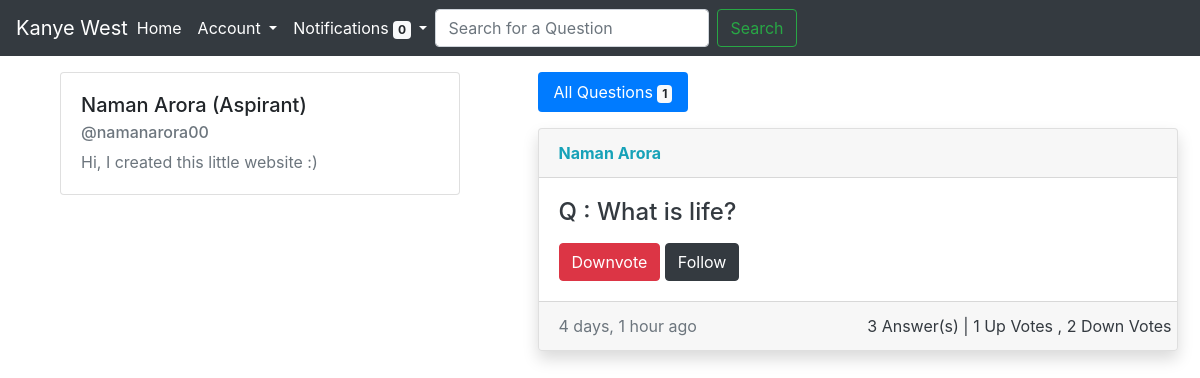
Before: /main_app/user/1/ (signed in) with the older database file.
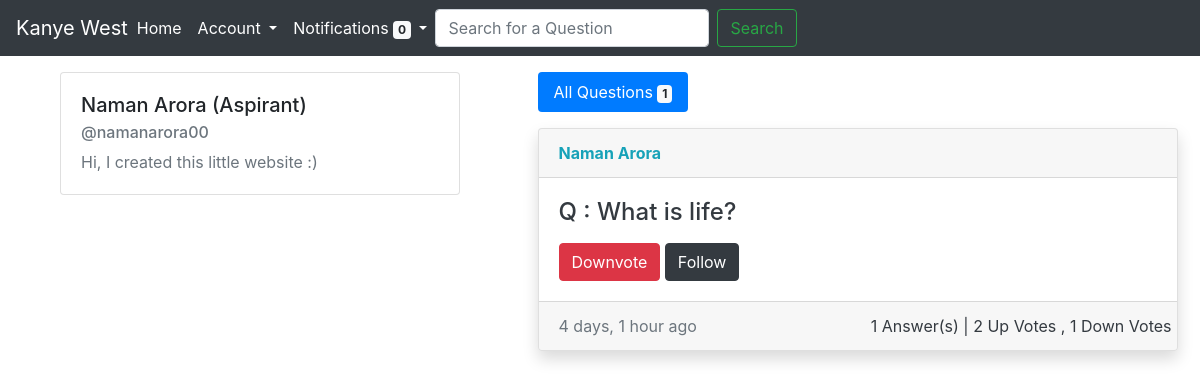
After: the same page with the newer database file.
### main_app/models.py (models this page shows, shortened)
class Question(models.Model):
    question = models.TextField(blank=False,)
    author = models.ForeignKey(Profile, on_delete=models.CASCADE,
                               related_name='questions')
    pub_date = models.DateTimeField(blank = False)
    following = models.ManyToManyField(Profile,related_name = 'following')
    validity = models.IntegerField(default = 0, blank = False)

class Answer(models.Model):
    answer = models.TextField(blank = False)
    question = models.ForeignKey(Question, on_delete = models.CASCADE,
                                 default = None, related_name='answers')
    author = models.ForeignKey(Profile, on_delete = models.CASCADE,
                               related_name = 'answers')
    pub_date = models.DateTimeField(blank=False)

class Vote(models.Model):
    VOTE_TYPES = [('Upvote', 'Upvote'), ('Downvote', 'Downvote')]
    type = models.CharField(max_length = 50, blank = False, choices = VOTE_TYPES)
    question = models.ForeignKey(Question,on_delete = models.CASCADE,
                                 related_name = 'votes')
    user = models.ForeignKey(Profile, models.CASCADE,
                             related_name = 'votes')
    class Meta:
        unique_together = (('question','user', 'type'),)

class Profile(models.Model):
    USER_TYPES =   [('aspirant', 'Aspirant'), ('student', 'Student')]
    user = models.OneToOneField(User, on_delete = models.CASCADE)
    user_type = models.TextField(blank = False, choices = USER_TYPES)
    bio = models.CharField(max_length = 250, blank = True)

### main_app/views.py (the view)
# urls.py: path('user/<int:pk>/', login_required(UserDetailView.as_view())),
class UserDetailView(DetailView):
    model = Profile
    template_name = 'main_app/user_detail.html'

### main_app/templatetags/extras.py (called while the page is built)
@register.filter(name='vote_count')  # decorator
def vote_count(value):
    upvotes, downvotes = 0, 0
    for vote in value.votes.all():
        if vote.type == "Upvote":
            upvotes += 1
        elif vote.type == 'Downvote':
            downvotes += 1
    return "{} Up Votes , {} Down Votes ".format(upvotes, downvotes)

@register.filter(name='check_voted')   #decorator
def check_voted(value, arg):
    flag = 0
    for vote in value.votes.all():
        if vote.user.user == arg:
            flag = vote.type
            break
    return flag

@register.filter(name='opp_vote')
def opp_vote(value, arg):
    profile = Profile.objects.filter(user = arg)[0]
    vote = value.votes.filter(user = profile)[0]
    if vote.type == "Upvote":
        return "Downvote"
    else :
        return "Upvote"

@register.filter(name = 'check_following')
def check_following(value, arg):
    profile = Profile.objects.filter(user = arg)[0]
    flag = 0
    for followers in value.following.all():
        if profile == followers:
            flag = 1
            break
    return flag

### main_app/templates/main_app/user_detail.html (shortened to what this page needs)
{% extends "main_app/main_app_base.html" %}
{% load humanize %}
{% load extras %}
{% block body_block %}
<div class="container">
<div class="row">
<div class="col-sm-5">
   <div class="card" style="width: 25rem;">
      <div class="card-body">
         <h5 class="card-title">{{profile.user.first_name}} {{profile.user.last_name}} ({{profile.user_type | title}})</h5>
         <h6 class="card-subtitle mb-2 text-muted">@{{profile.user.username}}</h6>
         <p class="card-text text-muted">{{profile.bio}}</p>
      </div>
   </div>
</div>
<div class="col-sm-5">
<div class="container container-fluid">
   <ul class="nav nav-pills mb-3" id="myTab" role="tablist">
      <li class="nav-item">
         <a class="nav-link active" id="allquestions-tab" data-toggle="tab" href="#allquestions" role="tab" aria-controls="home" aria-selected="true">All Questions  <span class="badge badge-light">{{profile.questions.all | length}}</span></a>
      </li>
   </ul>
</div>
{% for question in profile.questions.all %}
<div class="container ">
   <div class="shadow bg-white rounded" style="width: 40rem">
      <div class="card" style="width: 40rem;">
         <div class="card-header">
            <a class="text text-info font-weight-bold" data-toggle="collapse" href="#{{question.pk}}" role="button" aria-expanded="false" aria-controls="{{question.pk}}"> {{ question.author.user.first_name }} {{ question.author.user.last_name }}</a>
         </div>
         <div class="card-body">
           <h4 class="card-title">
              <a href="/main_app/question/{{question.id}}">
                 <p class="text-dark">Q : {{ question.question }}</p>
              </a>
           </h4>
           {% if  question|check_voted:user  %}
           {% if question|opp_vote:user == 'Upvote' %}
           <a class="btn btn-success" href="/main_app/question/{{question|opp_vote:user}}/{{question.id}}/">{{question|opp_vote:user}}</a>
           {% else %}
           <a class="btn btn-danger" href="/main_app/question/{{question|opp_vote:user}}/{{question.id}}/">{{question|opp_vote:user}}</a>
           {% endif %}
           {% else %}
           <a class="btn btn-success" href="/main_app/question/Upvote/{{question.id}}/">Up Vote</a>
           <a class="btn btn-danger" href="/main_app/question/Downvote/{{question.id}}/">Down Vote</a>
           {% endif %}
           {% if question|check_following:user %}
           <a class="btn btn-dark"  href="/main_app/unfollow/{{question.id}}/">Unfollow</a>
           {% else %}
           <a class="btn btn-dark"  href="/main_app/follow/{{question.id}}/">Follow</a>
           {% endif %}
         </div>
         <div class="card-footer text-muted">
           <div class="row">
              <div class="col">
                 {{question.pub_date | naturaltime}}
              </div>
              <div class="col-l text-dark">
                 {{question.answers.all | length}} Answer(s) |
                 {{question | vote_count }}
              </div>
           </div>
         </div>
      </div>
   </div>
</div>
{% endfor %}
{% endblock %}

Changed rows visible on the page:
changed Question "What is life?": answers.all|length "3" → "1"; id.type "1 Up Votes , 2 Down Votes" → "2 Up Votes , 1 Down Votes"
